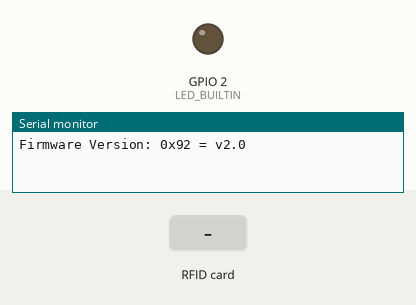
The sketch below on a simulated ESP32. Shown: output pins drawn as LEDs (lit = HIGH), the last lines printed to the serial monitor. The inputs (shaded band) are chosen by the test bench.

Above: at 1.2 s.
1.3 s: RFID card E2 CF 57 2F held to the reader
At 1.7 s:
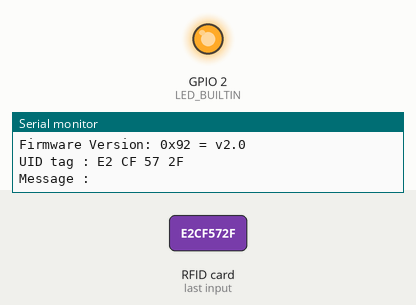
3.3 s: RFID card 5E 7A 19 C4 held to the reader
Timing chart, 0 to 6.3 s (numbered marks = the images above; inputs shaded):
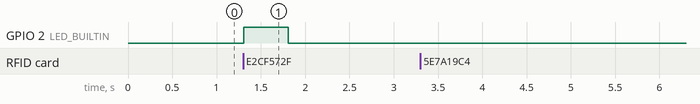

The sketch:

ESP32_RFID.ino
```cpp
/***
 * SPI-MRF522 RFID card reader
 * Code Written by A.SMITH
 *
 * DEFAULT SPI PINS:
 * 18 - SCK
 * 19 - MISO
 * 23 - MOSI
 *  4 - RST
 *  5 - CS (SDA)
 */
#include <SPI.h>
#include <MFRC522.h>

//const int resetPin = 22;    // Reset pin
//const int ssPin = 21;       // Slave select pin
const int resetPin = 4;       // Reset pin
const int ssPin = 5;          // Slave select pin
const int LED_BUILTIN = 2;    // Onboard LED

// Redefine these pins
MFRC522 mfrc522 = MFRC522(ssPin, resetPin); // Create instance

void setup() {
  pinMode (LED_BUILTIN, OUTPUT);
  Serial.begin(115200);
  SPI.begin();

  mfrc522.PCD_Init();
  mfrc522.PCD_DumpVersionToSerial();

}

void loop() {
    // Look for new cards
    if ( ! mfrc522.PICC_IsNewCardPresent()) {
    return;
    }

    // Select one of the cards
    if ( ! mfrc522.PICC_ReadCardSerial()) {
    return;
    }

    // Show UID on serial monitor
    Serial.print("UID tag :");
    String content= "";
    byte letter;
    for (byte i = 0; i < mfrc522.uid.size; i++)
    {
       Serial.print(mfrc522.uid.uidByte[i] < 0x10 ? " 0" : " ");
       Serial.print(mfrc522.uid.uidByte[i], HEX);
       content.concat(String(mfrc522.uid.uidByte[i] < 0x10 ? " 0" : " "));
       content.concat(String(mfrc522.uid.uidByte[i], HEX));
    }
    Serial.println();
    Serial.print("Message : ");
    content.toUpperCase();

    // UID of the cards given access
    if (content.substring(1) == "E2 CF 57 2F")
    {
      digitalWrite (LED_BUILTIN, HIGH);   // turn on the LED
      delay(500);                         // wait
      digitalWrite (LED_BUILTIN, LOW);    // turn off the LED

      Serial.println("Authorized access");
      Serial.println();
      delay(3000);
    }

   else   {
      Serial.println(" Access denied");
      Serial.println();
      delay(3000);
  }
}
```

Measured:
- after the input at 1.3 s, GPIO 2 (LED_BUILTIN): LOW → HIGH at once, → LOW 0.50 s later
